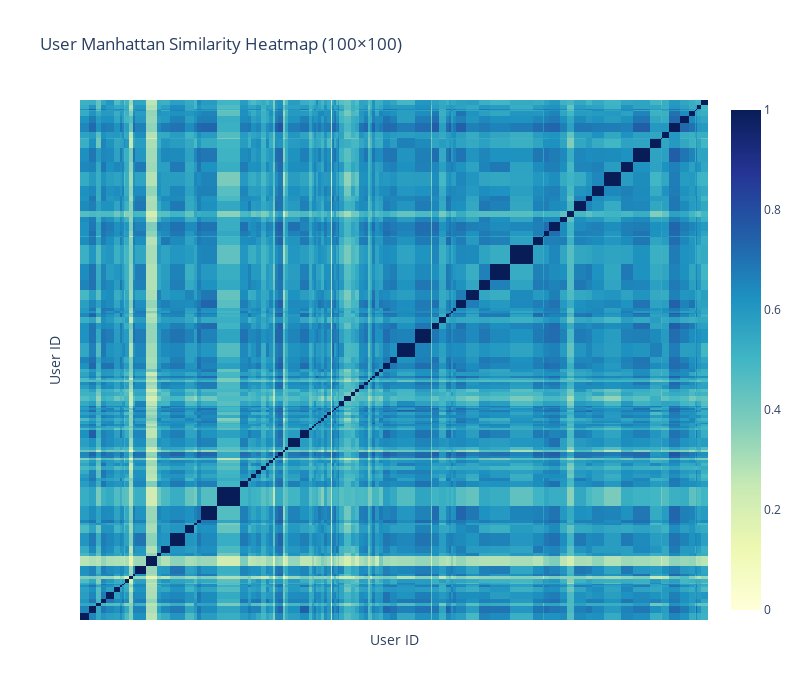

The notebook cell saved with this chart:
### Code cell
from sklearn.metrics.pairwise import manhattan_distances
import plotly.graph_objects as go
import numpy as np

# Compute Manhattan distance among users
print("Computing Manhattan distances...")
manhattan_dist_matrix = manhattan_distances(user_movie_matrix.values)

# Convert distance to similarity (distance of 0 = similarity of 1, higher distance = lower similarity)
# Normalize to 0-1 range
max_distance = manhattan_dist_matrix.max()
manhattan_similarity = 1 - (manhattan_dist_matrix / max_distance)

# Convert back to DataFrame
user_ids = user_movie_matrix.index
manhattan_similarity_df = pd.DataFrame(manhattan_similarity, index=user_ids, columns=user_ids)

print(f"Manhattan similarity matrix shape: {manhattan_similarity_df.shape}")
print(f"Value range: [{manhattan_similarity_df.values.min():.4f}, {manhattan_similarity_df.values.max():.4f}]")

# Create the heatmap
fig = go.Figure(
    data=go.Heatmap(
        z=manhattan_similarity_df.values,
        x=manhattan_similarity_df.columns,
        y=manhattan_similarity_df.index,
        colorscale='YlGnBu',
        hoverongaps=False,
        hovertemplate="<b>User 1</b>: %{y}<br><b>User 2</b>: %{x}<br><b>Manhattan Similarity</b>: %{z:.4f}<extra></extra>"
    )
)

fig.update_layout(
    title=f"User Manhattan Similarity Heatmap ({manhattan_similarity_df.shape[0]}×{manhattan_similarity_df.shape[1]})",
    xaxis_title="User ID",
    yaxis_title="User ID",
    width=800,
    height=700,
    xaxis=dict(showticklabels=False),
    yaxis=dict(showticklabels=False)
)

fig.show()

### Figure 1 — Plotly figure (JSON) as saved in the notebook; plotly's stock layout.template omitted (floating-point values rounded to 4 significant figures; data arrays with more than 128 entries replaced by an {"elided": "..."} marker saying what was removed)
{"data": [{"colorscale": [[0, "rgb(255,255,217)"], [0.125, "rgb(237,248,177)"], [0.25, "rgb(199,233,180)"], [0.375, "rgb(127,205,187)"], [0.5, "rgb(65,182,196)"], [0.625, "rgb(29,145,192)"], [0.75, "rgb(34,94,168)"], [0.875, "rgb(37,52,148)"], [1, "rgb(8,29,88)"]], "hoverongaps": false, "hovertemplate": "<b>User 1</b>: %{y}<br><b>User 2</b>: %{x}<br><b>Manhattan Similarity</b>: %{z:.4f}<extra></extra>", "type": "heatmap", "x": [1849, 3743, 4967, 5726, 6873, 9197, 9446, 10055, 10321, 10443, 10460, 12131, 12140, 12950, 16676, 17683, 18548, 21186, 24952, 25237, 26277, 26640, 33349, 36308, 36594, 37623, 38710, 39766, 40666, 41215, 42228, 42290, 43451, 44241, 44296, 45709, 49024, 49817, 50367, 50570, 51227, 51266, 52479, 52698, 53799, 54113, 54251, 54459, 54817, 55410, 55493, 55848, 57735, 58667, 59544, 60444, 61495, 62160, 62222, 63154, 63459, 64882, 65297, 67825, 68215, 75210, 75299, 75506, 78104, 78770, 79292, 79601, 79967, 81212, 83947, 86676, 88795, 94976, 98696, 98999, 99347, 101165, 103998, 104043, 106976, 109186, 109379, 114198, 116590, 119506, 123514, 124052, 124163, 127171, 128690, 130716, 131227, 131279, 131746, 133133], "y": [1849, 3743, 4967, 5726, 6873, 9197, 9446, 10055, 10321, 10443, 10460, 12131, 12140, 12950, 16676, 17683, 18548, 21186, 24952, 25237, 26277, 26640, 33349, 36308, 36594, 37623, 38710, 39766, 40666, 41215, 42228, 42290, 43451, 44241, 44296, 45709, 49024, 49817, 50367, 50570, 51227, 51266, 52479, 52698, 53799, 54113, 54251, 54459, 54817, 55410, 55493, 55848, 57735, 58667, 59544, 60444, 61495, 62160, 62222, 63154, 63459, 64882, 65297, 67825, 68215, 75210, 75299, 75506, 78104, 78770, 79292, 79601, 79967, 81212, 83947, 86676, 88795, 94976, 98696, 98999, 99347, 101165, 103998, 104043, 106976, 109186, 109379, 114198, 116590, 119506, 123514, 124052, 124163, 127171, 128690, 130716, 131227, 131279, 131746, 133133], "z": {"elided": "100x100 float values"}}], "layout": {"height": 700, "title": {"text": "User Manhattan Similarity Heatmap (100×100)"}, "width": 800, "xaxis": {"showticklabels": false, "title": {"text": "User ID"}}, "yaxis": {"showticklabels": false, "title": {"text": "User ID"}}}}
